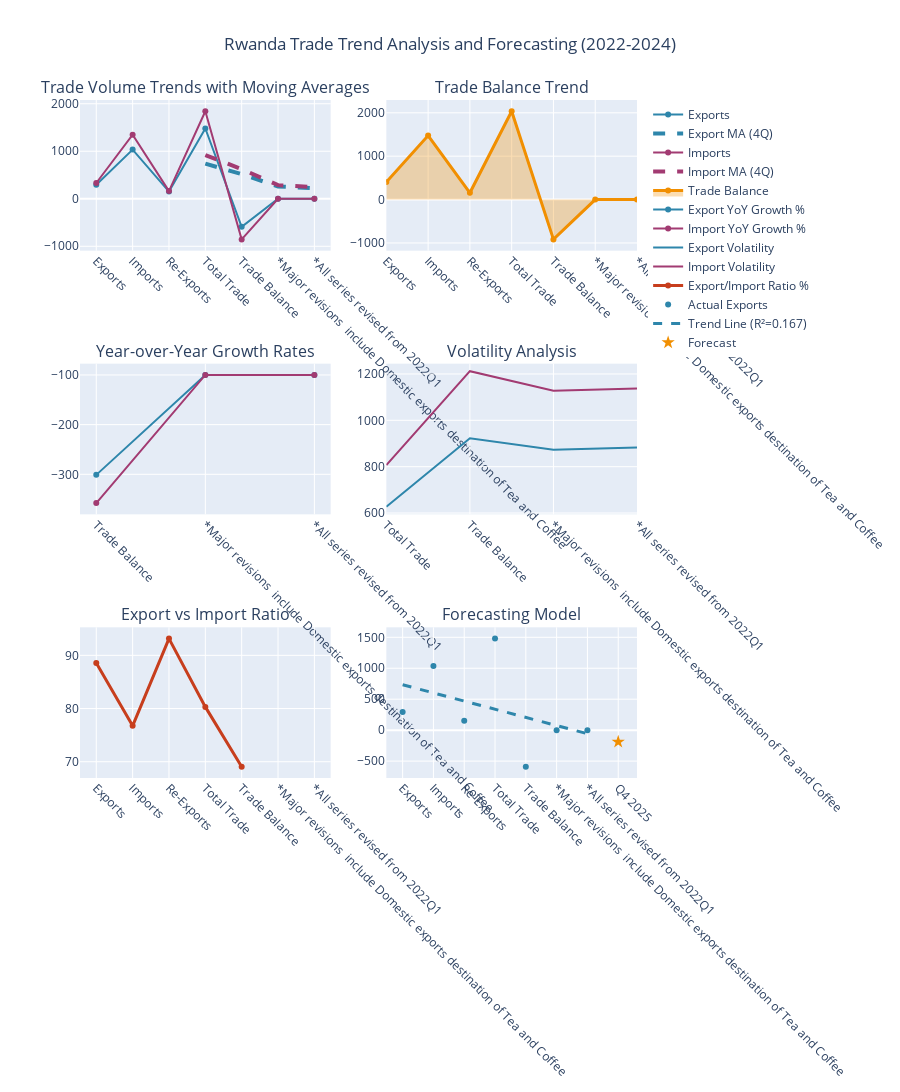

Notebook source saved alongside this figure:
### Code cell
# Create trend analysis visualization
if 'Graph Overall' in cleaned_data:
    overall_df = cleaned_data['Graph Overall']
    
    # Create comprehensive trend analysis
    fig_trends = make_subplots(
        rows=3, cols=2,
        subplot_titles=(
            'Trade Volume Trends with Moving Averages',
            'Trade Balance Trend',
            'Year-over-Year Growth Rates',
            'Volatility Analysis',
            'Export vs Import Ratio',
            'Forecasting Model'
        ),
        specs=[[{"secondary_y": False}, {"secondary_y": False}],
               [{"secondary_y": False}, {"secondary_y": False}],
               [{"secondary_y": False}, {"secondary_y": False}]]
    )
    
    # 1. Trade Volume Trends with Moving Averages
    fig_trends.add_trace(
        go.Scatter(
            x=overall_df['period'], 
            y=overall_df['exports'], 
            mode='lines+markers', 
            name='Exports',
            line=dict(color='#2E86AB', width=2)
        ),
        row=1, col=1
    )
    
    fig_trends.add_trace(
        go.Scatter(
            x=overall_df['period'], 
            y=overall_df['export_ma_4'], 
            mode='lines', 
            name='Export MA (4Q)',
            line=dict(color='#2E86AB', width=4, dash='dash')
        ),
        row=1, col=1
    )
    
    fig_trends.add_trace(
        go.Scatter(
            x=overall_df['period'], 
            y=overall_df['imports'], 
            mode='lines+markers', 
            name='Imports',
            line=dict(color='#A23B72', width=2)
        ),
        row=1, col=1
    )
    
    fig_trends.add_trace(
        go.Scatter(
            x=overall_df['period'], 
            y=overall_df['import_ma_4'], 
            mode='lines', 
            name='Import MA (4Q)',
            line=dict(color='#A23B72', width=4, dash='dash')
        ),
        row=1, col=1
    )
    
    # 2. Trade Balance Trend
    fig_trends.add_trace(
        go.Scatter(
            x=overall_df['period'], 
            y=overall_df['trade_balance'], 
            mode='lines+markers', 
            name='Trade Balance',
            line=dict(color='#F18F01', width=3),
            fill='tozeroy',
            fillcolor='rgba(241, 143, 1, 0.3)'
        ),
        row=1, col=2
    )
    
    # 3. Year-over-Year Growth Rates
    fig_trends.add_trace(
        go.Scatter(
            x=overall_df['period'][4:], 
            y=overall_df['export_yoy'][4:], 
            mode='lines+markers', 
            name='Export YoY Growth %',
            line=dict(color='#2E86AB', width=2)
        ),
        row=2, col=1
    )
    
    fig_trends.add_trace(
        go.Scatter(
            x=overall_df['period'][4:], 
            y=overall_df['import_yoy'][4:], 
            mode='lines+markers', 
            name='Import YoY Growth %',
            line=dict(color='#A23B72', width=2)
        ),
        row=2, col=1
    )
    
    # 4. Volatility Analysis
    quarters = overall_df['period']
    export_vol = overall_df['exports'].rolling(window=4).std()
    import_vol = overall_df['imports'].rolling(window=4).std()
    
    fig_trends.add_trace(
        go.Scatter(
            x=quarters[3:], 
            y=export_vol[3:], 
            mode='lines', 
            name='Export Volatility',
            line=dict(color='#2E86AB', width=2)
        ),
        row=2, col=2
    )
    
    fig_trends.add_trace(
        go.Scatter(
            x=quarters[3:], 
            y=import_vol[3:], 
            mode='lines', 
            name='Import Volatility',
            line=dict(color='#A23B72', width=2)
        ),
        row=2, col=2
    )
    
    # 5. Export vs Import Ratio
    export_import_ratio = overall_df['exports'] / overall_df['imports'] * 100
    fig_trends.add_trace(
        go.Scatter(
            x=overall_df['period'], 
            y=export_import_ratio, 
            mode='lines+markers', 
            name='Export/Import Ratio %',
            line=dict(color='#C73E1D', width=3)
        ),
        row=3, col=1
    )
    
    # 6. Forecasting Model
    # Add actual data
    fig_trends.add_trace(
        go.Scatter(
            x=overall_df['period'], 
            y=overall_df['exports'], 
            mode='markers', 
            name='Actual Exports',
            marker=dict(color='#2E86AB', size=6)
        ),
        row=3, col=2
    )
    
    # Add trend line
    X_plot = np.array(range(len(overall_df)))
    y_plot = export_model.predict(X_plot.reshape(-1, 1))
    
    fig_trends.add_trace(
        go.Scatter(
            x=overall_df['period'], 
            y=y_plot, 
            mode='lines', 
            name=f'Trend Line (R²={export_r2:.3f})',
            line=dict(color='#2E86AB', width=3, dash='dash')
        ),
        row=3, col=2
    )
    
    # Add forecast point
    next_period = f"Q{((len(overall_df) % 4) + 1)} 2025"
    fig_trends.add_trace(
        go.Scatter(
            x=[next_period], 
            y=[export_forecast], 
            mode='markers', 
            name='Forecast',
            marker=dict(color='#F18F01', size=10, symbol='star')
        ),
        row=3, col=2
    )
    
    # Update layout
    fig_trends.update_layout(
        height=1200,
        title_text="Rwanda Trade Trend Analysis and Forecasting (2022-2024)",
        title_x=0.5,
        showlegend=True
    )
    
    # Update x-axis labels
    for i in range(1, 4):
        for j in range(1, 3):
            fig_trends.update_xaxes(tickangle=45, row=i, col=j)
    
    fig_trends.show()
    
    print("✅ Trend analysis visualization completed")
else:
    print("❌ Trend analysis data not available for visualization")

### Figure 1 — Plotly figure (JSON) as saved in the notebook; plotly's stock layout.template omitted (floating-point values rounded to 4 significant figures)
{"data": [{"line": {"color": "#2E86AB", "width": 2}, "mode": "lines+markers", "name": "Exports", "type": "scatter", "x": ["Exports", "Imports", "Re-Exports", "Total Trade", "Trade Balance", "*Major revisions  include Domestic exports destination of Tea and Coffee", "*All series revised from 2022Q1"], "xaxis": "x", "y": [293.6, 1035.0, 150.7, 1479.0, -590.3, 0, 0], "yaxis": "y"}, {"line": {"color": "#2E86AB", "dash": "dash", "width": 4}, "mode": "lines", "name": "Export MA (4Q)", "type": "scatter", "x": ["Exports", "Imports", "Re-Exports", "Total Trade", "Trade Balance", "*Major revisions  include Domestic exports destination of Tea and Coffee", "*All series revised from 2022Q1"], "xaxis": "x", "y": [null, null, null, 739.4, 518.4, 259.8, 222.1], "yaxis": "y"}, {"line": {"color": "#A23B72", "width": 2}, "mode": "lines+markers", "name": "Imports", "type": "scatter", "x": ["Exports", "Imports", "Re-Exports", "Total Trade", "Trade Balance", "*Major revisions  include Domestic exports destination of Tea and Coffee", "*All series revised from 2022Q1"], "xaxis": "x", "y": [331.6, 1348.0, 161.7, 1841.0, -854.7, 0, 0], "yaxis": "y"}, {"line": {"color": "#A23B72", "dash": "dash", "width": 4}, "mode": "lines", "name": "Import MA (4Q)", "type": "scatter", "x": ["Exports", "Imports", "Re-Exports", "Total Trade", "Trade Balance", "*Major revisions  include Domestic exports destination of Tea and Coffee", "*All series revised from 2022Q1"], "xaxis": "x", "y": [null, null, null, 920.7, 624.1, 287.1, 246.6], "yaxis": "y"}, {"fill": "tozeroy", "fillcolor": "rgba(241, 143, 1, 0.3)", "line": {"color": "#F18F01", "width": 3}, "mode": "lines+markers", "name": "Trade Balance", "type": "scatter", "x": ["Exports", "Imports", "Re-Exports", "Total Trade", "Trade Balance", "*Major revisions  include Domestic exports destination of Tea and Coffee", "*All series revised from 2022Q1"], "xaxis": "x2", "y": [402.1, 1477.0, 156.3, 2035.0, -918.1, 0, 0], "yaxis": "y2"}, {"line": {"color": "#2E86AB", "width": 2}, "mode": "lines+markers", "name": "Export YoY Growth %", "type": "scatter", "x": ["Trade Balance", "*Major revisions  include Domestic exports destination of Tea and Coffee", "*All series revised from 2022Q1"], "xaxis": "x3", "y": [-301.1, -100, -100], "yaxis": "y3"}, {"line": {"color": "#A23B72", "width": 2}, "mode": "lines+markers", "name": "Import YoY Growth %", "type": "scatter", "x": ["Trade Balance", "*Major revisions  include Domestic exports destination of Tea and Coffee", "*All series revised from 2022Q1"], "xaxis": "x3", "y": [-357.8, -100, -100], "yaxis": "y3"}, {"line": {"color": "#2E86AB", "width": 2}, "mode": "lines", "name": "Export Volatility", "type": "scatter", "x": ["Total Trade", "Trade Balance", "*Major revisions  include Domestic exports destination of Tea and Coffee", "*All series revised from 2022Q1"], "xaxis": "x4", "y": [626.9, 922.5, 873.3, 882.8], "yaxis": "y4"}, {"line": {"color": "#A23B72", "width": 2}, "mode": "lines", "name": "Import Volatility", "type": "scatter", "x": ["Total Trade", "Trade Balance", "*Major revisions  include Domestic exports destination of Tea and Coffee", "*All series revised from 2022Q1"], "xaxis": "x4", "y": [806.9, 1212.0, 1128.0, 1137.0], "yaxis": "y4"}, {"line": {"color": "#C73E1D", "width": 3}, "mode": "lines+markers", "name": "Export/Import Ratio %", "type": "scatter", "x": ["Exports", "Imports", "Re-Exports", "Total Trade", "Trade Balance", "*Major revisions  include Domestic exports destination of Tea and Coffee", "*All series revised from 2022Q1"], "xaxis": "x5", "y": [88.55, 76.74, 93.15, 80.31, 69.06, null, null], "yaxis": "y5"}, {"marker": {"color": "#2E86AB", "size": 6}, "mode": "markers", "name": "Actual Exports", "type": "scatter", "x": ["Exports", "Imports", "Re-Exports", "Total Trade", "Trade Balance", "*Major revisions  include Domestic exports destination of Tea and Coffee", "*All series revised from 2022Q1"], "xaxis": "x6", "y": [293.6, 1035.0, 150.7, 1479.0, -590.3, 0, 0], "yaxis": "y6"}, {"line": {"color": "#2E86AB", "dash": "dash", "width": 3}, "mode": "lines", "name": "Trend Line (R²=0.167)", "type": "scatter", "x": ["Exports", "Imports", "Re-Exports", "Total Trade", "Trade Balance", "*Major revisions  include Domestic exports destination of Tea and Coffee", "*All series revised from 2022Q1"], "xaxis": "x6", "y": [733.6, 601.8, 470.0, 338.2, 206.4, 74.55, -57.26], "yaxis": "y6"}, {"marker": {"color": "#F18F01", "size": 10, "symbol": "star"}, "mode": "markers", "name": "Forecast", "type": "scatter", "x": ["Q4 2025"], "xaxis": "x6", "y": [-189.1], "yaxis": "y6"}], "layout": {"annotations": [{"font": {"size": 16}, "showarrow": false, "text": "Trade Volume Trends with Moving Averages", "x": 0.225, "xanchor": "center", "xref": "paper", "y": 1, "yanchor": "bottom", "yref": "paper"}, {"font": {"size": 16}, "showarrow": false, "text": "Trade Balance Trend", "x": 0.775, "xanchor": "center", "xref": "paper", "y": 1, "yanchor": "bottom", "yref": "paper"}, {"font": {"size": 16}, "showarrow": false, "text": "Year-over-Year Growth Rates", "x": 0.225, "xanchor": "center", "xref": "paper", "y": 0.6111, "yanchor": "bottom", "yref": "paper"}, {"font": {"size": 16}, "showarrow": false, "text": "Volatility Analysis", "x": 0.775, "xanchor": "center", "xref": "paper", "y": 0.6111, "yanchor": "bottom", "yref": "paper"}, {"font": {"size": 16}, "showarrow": false, "text": "Export vs Import Ratio", "x": 0.225, "xanchor": "center", "xref": "paper", "y": 0.2222, "yanchor": "bottom", "yref": "paper"}, {"font": {"size": 16}, "showarrow": false, "text": "Forecasting Model", "x": 0.775, "xanchor": "center", "xref": "paper", "y": 0.2222, "yanchor": "bottom", "yref": "paper"}], "height": 1200, "showlegend": true, "title": {"text": "Rwanda Trade Trend Analysis and Forecasting (2022-2024)", "x": 0.5}, "xaxis": {"anchor": "y", "domain": [0, 0.45], "tickangle": 45}, "xaxis2": {"anchor": "y2", "domain": [0.55, 1], "tickangle": 45}, "xaxis3": {"anchor": "y3", "domain": [0, 0.45], "tickangle": 45}, "xaxis4": {"anchor": "y4", "domain": [0.55, 1], "tickangle": 45}, "xaxis5": {"anchor": "y5", "domain": [0, 0.45], "tickangle": 45}, "xaxis6": {"anchor": "y6", "domain": [0.55, 1], "tickangle": 45}, "yaxis": {"anchor": "x", "domain": [0.7778, 1]}, "yaxis2": {"anchor": "x2", "domain": [0.7778, 1]}, "yaxis3": {"anchor": "x3", "domain": [0.3889, 0.6111]}, "yaxis4": {"anchor": "x4", "domain": [0.3889, 0.6111]}, "yaxis5": {"anchor": "x5", "domain": [0, 0.2222]}, "yaxis6": {"anchor": "x6", "domain": [0, 0.2222]}}}
